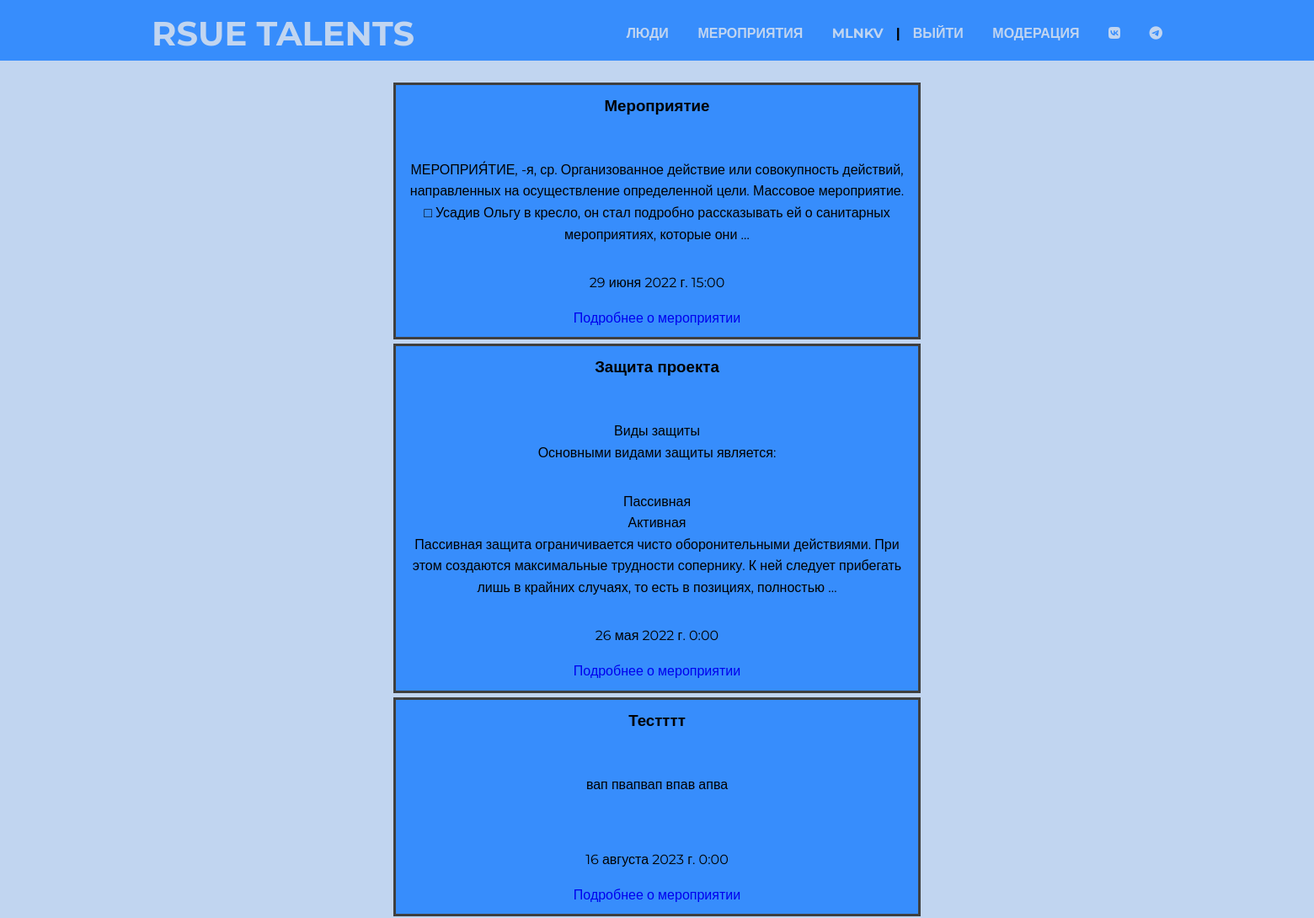
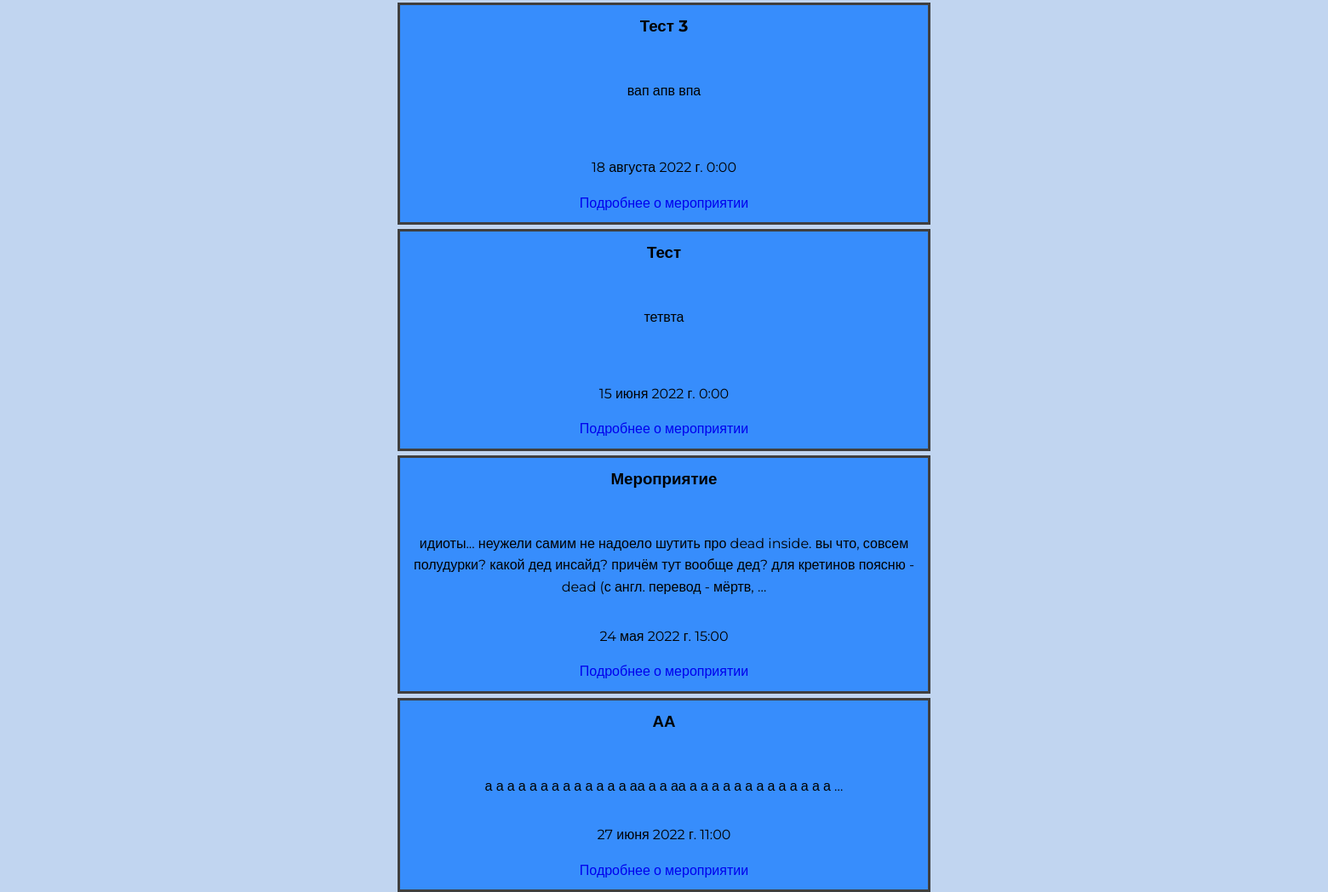
Screenshot of /moderpage (signed in) with the database file from the repository (2 pictures, top to bottom).
### main/models.py (models this page shows, shortened)
class Event(models.Model):
    name_e = models.CharField('Название мероприятия', max_length=20)
    about = models.TextField('Описание', blank=True)
    time = models.DateTimeField(verbose_name='Время проведения')
    evtype = models.ForeignKey(Evtype, on_delete=models.PROTECT, verbose_name='Тип мероприятия')
    is_ok = models.BooleanField('Опубликовать', default=False)
    def get_absolute_url(self):
        return reverse('event_info', kwargs={'event_id': self.pk})

### main/views.py (the view)
# urls.py: path('moderpage', views.moderpage, name='moderpage'),
def moderpage(request):
    evntss = Event.objects.order_by('-id')
    return render(request, 'main/moderpage.html', {'evntss': evntss})

### main/templates/main/moderpage.html (shortened to what this page needs)
{% extends 'main/base.html'%}
{% load static %}
{% block tp %}
    <link rel="stylesheet" href="{% static 'assets7/css/style.css' %}">
{% endblock %}
{% block content %}
<div class="intro">
    {% if request.user.is_superuser%}
      <div class="container">
          <div class="intro__container">
          </div>
        {% if evntss %}
        {% for ev in evntss %}
          {%if not ev.is_ok %}
            <div class="intro__container2">
                <h3> {{ev.name_e}} </h3>
                {% autoescape on %}
                <p>{{ev.about|linebreaks|truncatewords:30}}</p>
                {% endautoescape %}
                <p>{{ev.time}}</p>
                 <a href ="{{ev.get_absolute_url}}update">Подробнее о мероприятии</a>
            </div>
          {%endif%}
        {% endfor %}
    {% else %}
        <p>Ближайших мероприятий нет</p>
    {% endif %}
    </div>
    {% else %}
    <center><h1>Съеби)</h1></center><h1></h1>
    {% endif %}
</div>
{% endblock %}

### main/templates/main/base.html (shortened to what this page needs)
{% load static %}
<!DOCTYPE html>
<html lang="ru">
<head>
    {% block tp %}{% endblock %}
</head>
<body>
    <header>
        <div class="container">
        <div class="header__inner">
            <a href="/home" class="nav__link active" aria-current="page">
            <div class="logo">RSUE TALENTS</div>
            </a>
            <nav class="nav" id="myNav">
                <a class="nav__link" href="/people" >Люди</a>
                <a href="/events" class="nav__link">Мероприятия</a>
                {% if request.user.is_authenticated %}
                    <a href="/userprofile" class="nav__link" >{{user.username}}</a>|<a href="/logout" class="nav__link">Выйти</a>
                    {% if request.user.is_superuser%}
                    <a class="nav__link" href="/moderpage">Модерация</a>
                    {% endif %}
                {% else %}
                    <a href="/register" class="nav__link">Регистрация</a> | <a href="/enter" class="nav__link">Авторизация</a>
                {% endif %}
                    <a class = "nav__link" href = "https://vk.com/tk.rsue">
                        <i class="fa-brands fa-vk"></i>
                    </a>
                <a class="nav__link" href="https://t.me/rsue_rinh">
                    <i class="fa-brands fa-telegram"></i>
                </a>
            </nav>
    </div>
    </div>
    </header>
    {% block content %}{% endblock %}
</body>
</html>

### main/static/assets7/css/style.css (style rules this page uses)
*, *:before *:after { box-sizing: border-box; }
h1, h2, h3, h4 h5, h6 { margin: 0; }
a { text-decoration: none; }
body { font-family: 'Montserrat', sans-serif; margin: 0; line-height: 1.6; background: #c1d5f0; }
header { width: 100%; background: #378dfc; position: absolute; display: flex; }
.container { width: 100%; max-width: 1230px; padding: 0 15px; margin: 0 auto; }
.intro { display: flex; width: 100%; height: 100vh; }
.header__inner { display: flex; justify-content: space-between; align-items: center; padding-top: 8px; }
.logo { font-size: 40px; font-weight: bold; color: #c1d5f0; cursor: pointer; }
.nav { font-size: 16px; text-transform: uppercase; font-weight: bold; }
.nav__link { display: inline-block; vertical-align: top; margin: 0 15px; position: relative; color: #c1d5f0; transition: color .2s linear; }
.intro__container { padding: 20px; width: 100%; max-width: 1200px; margin: 0 auto; text-align: right; margin-top: 3%; margin-left: 90%; }
.intro__container2 { border-style: solid; border-color: #3f3f3f; display: flex; flex-direction: column; background-color: #378dfc; padding: 10px; width: 100%; max-width: 600px; margin: 5px auto; text-align: center; }

### rows the page displays
Event: name_e "Мероприятие", about "МЕРОПРИЯ́ТИЕ, -я, ср. Организованное действие или совокупность действий, направленных на осуществление определенной цели. Массовое мероприятие. □ Усадив Ольгу в кресло, он стал подробно рассказывать ей о санитарных мероприятиях, которые они …", time "29 июня 2022 г. 15:00"
Event: name_e "Защита проекта", about "Виды защиты Основными видами защиты является: Пассивная Активная Пассивная защита ограничивается чисто оборонительными действиями. При этом создаются максимальные трудности сопернику. К ней следует прибегать лишь в крайних случаях, то есть в позициях, полностью …", time "26 мая 2022 г. 0:00"
Event: name_e "Тестттт", about "вап пвапвап впав апва", time "16 августа 2023 г. 0:00"
Event: name_e "Тест 3", about "вап апв впа", time "18 августа 2022 г. 0:00"
Event: name_e "Тест", about "тетвта", time "15 июня 2022 г. 0:00"
Event: name_e "Мероприятие", about "идиоты... неужели самим не надоело шутить про dead inside. вы что, совсем полудурки? какой дед инсайд? причём тут вообще дед? для кретинов поясню - dead (с англ. перевод - мёртв, …", time "24 мая 2022 г. 15:00"
Event: name_e "АА", about "а а а а а а а а а а а а а аа а а аа а а а а а а а а а а а а а …", time "27 июня 2022 г. 11:00"

### other values shown
{{ user.username }} "MLNKV"
